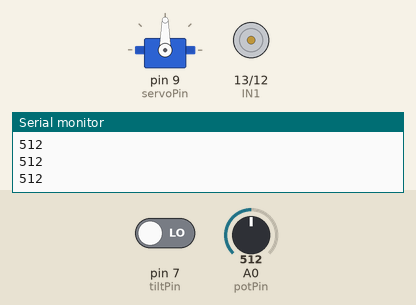
The sketch below on a simulated Arduino Uno, built with avr-gcc and run on an emulated ATmega328P. Shown: servo, motor-driver pin pairs drawn as motors (green arrow = first pin HIGH = forward, orange = second pin HIGH = backward, longer = more drive, scaled by the enable pin), the last lines printed to the serial monitor. The test bench sets the inputs (shaded band); at power-on: pin 7 (tiltPin) LOW, A0 (potPin) = 512.

Above: at 1.2 s.
1.3 s: pin 7 (tiltPin) driven HIGH
At 2.0 s:
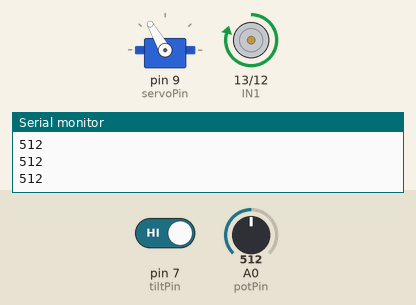
2.8 s: A0 (potPin) set to 716
At 3.2 s:
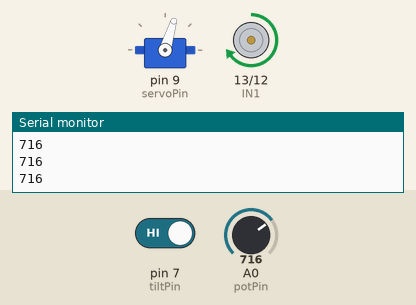
4.3 s: A0 (potPin) set to 900
At 5.4 s:
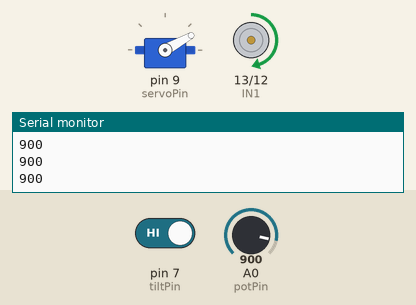
5.8 s: pin 7 (tiltPin) driven LOW
At 6.7 s:
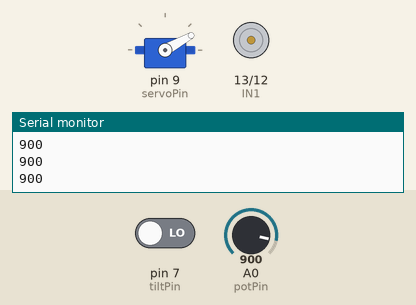
Timing chart, 0 to 8.3 s (numbered marks = the images above; inputs shaded):
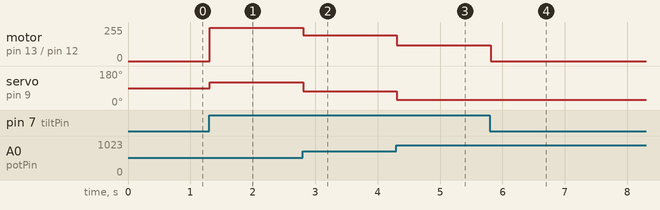

Measured:
- after the input at 1.3 s, motor on pin 13 (IN1) / pin 12 (IN2): stopped → forward 250/255 at once; servo on pin 9 (servoPin): 90° → 120° at once
- after the input at 2.8 s, motor on pin 13 (IN1) / pin 12 (IN2): forward 250/255 → forward 194/255 at once; servo on pin 9 (servoPin): 120° → 73° at once
- after the input at 4.3 s, motor on pin 13 (IN1) / pin 12 (IN2): forward 194/255 → forward 118/255 at once; servo on pin 9 (servoPin): 73° → 29° at once
- after the input at 5.8 s, motor on pin 13 (IN1) / pin 12 (IN2): forward 118/255 → stopped at once

The sketch:

Oppg_8.ino
```cpp
#include <Servo.h>

const uint8_t EN1 = 11;
const uint8_t IN1 = 13;
const uint8_t IN2 = 12;
const int potPin = A0;
const int tiltPin = 7;
const int servoPin = 9;
Servo servo;

void setup() {
  // put your setup code here, to run once:
  servo.attach(servoPin);
  pinMode(EN1, OUTPUT);
  pinMode(IN1, OUTPUT);
  pinMode(IN2, OUTPUT);
  pinMode(potPin, INPUT);
  pinMode(tiltPin, INPUT);
  //pinMode(servoPin, INPUT);
  Serial.begin(9600);
}

void loop() {
  // put your main code here, to run repeatedly:
  int potVal = analogRead(potPin);
  int tiltVal = digitalRead(tiltPin);
  float rpm = map(potVal, 0, 511, -250, 250);
  int servoValNeg = map(potVal, 0, 255, 0, -180);
  int servoValPos = map(potVal, 256, 1023, 180, 0);
  Serial.println(potVal);

  if (rpm > 0 && tiltVal == HIGH){
    digitalWrite(IN1, HIGH);
    digitalWrite(IN2, LOW);
    analogWrite(EN1, rpm);
    servo.write(servoValPos);
    //Serial.println(servoValPos);
  }
  else if (rpm < 0 && tiltVal == HIGH){
    digitalWrite(IN1, LOW);
    digitalWrite(IN2, HIGH);
    analogWrite(EN1, abs(rpm));
    servo.write(abs(servoValNeg));
    //Serial.println(servoValNeg);
  }
  else{
    analogWrite(EN1, 0);
  }
}
```
